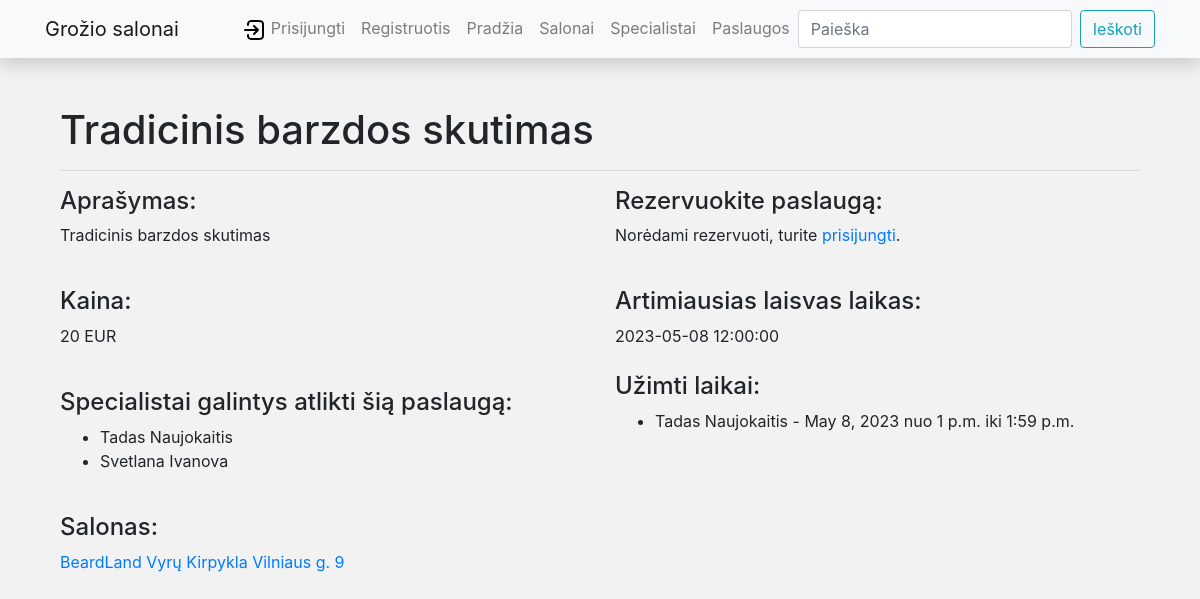
The page /salono_rezervacijos/paslaugos/12 on the database its author committed.
### salono_rezervacijos/models.py (models this page shows, shortened)
class Paslauga(models.Model):
    title = models.CharField("Pavadinimas", max_length=200)
    summary = models.TextField("Aprašymas", max_length=1000, help_text="Paslaugos aprašymas")
    kaina = models.CharField('Paslaugu kaina', max_length=10)
    cover = models.ImageField("Virselis", upload_to="covers", null=True)
    salono_id = models.ForeignKey(Salonas, on_delete=models.CASCADE, related_name="paslauga_rn")
    class Meta:
        verbose_name = "Paslauga"
        verbose_name_plural = "Paslaugos"

class Specialistas(models.Model):
    vardas = models.CharField(max_length=255)
    pavarde = models.CharField(max_length=255)
    patirtis = models.IntegerField()
    description = HTMLField(default="Apie specialista")
    cover = models.ImageField("Specialisto nuotrauka", upload_to="covers", null=True)
    paslaugos_id = models.ForeignKey(Paslauga, on_delete=models.SET_NULL, related_name="specialistas_rn", null=True,
                                     blank=True)
    klientas = models.ForeignKey(User, on_delete=models.SET_NULL, null=True, blank=True)
    class Meta:
        verbose_name = "Specialistas"
        verbose_name_plural = "Specialistai"
    def __str__(self):
        return f"{self.vardas} {self.pavarde}"

class PaslaugosRezervacija(models.Model):
    date_created = models.DateTimeField(default=timezone.now() + timezone.timedelta(hours=3))
    laikas_nuo = models.DateTimeField("Laikas nuo", null=True, blank=True)
    laikas_iki = models.DateTimeField("Laikas iki", null=True, blank=True)
    specialistas_id = models.ForeignKey(Specialistas, related_name='spec_paslaugos_rez_rn', on_delete=models.CASCADE,
                                        null=True, blank=True)
    paslaugos_id = models.ForeignKey(Paslauga, on_delete=models.CASCADE, null=True, blank=True)
    klientas = models.ForeignKey(User, on_delete=models.SET_NULL, null=True, blank=True)
    class Meta:
        verbose_name = 'Rezervacija'
        verbose_name_plural = 'Rezervacijos'
        ordering = ['date_created']

class Salonas(models.Model):
    pavadinimas = models.CharField(max_length=255)
    miestas = models.CharField(max_length=255, blank=True)
    adresas = models.CharField(max_length=255)
    description = HTMLField(default="Salonas description")
    cover = models.ImageField("Virselis", upload_to="covers", null=True)
    class Meta:
        verbose_name = "Salonas"
        verbose_name_plural = "Salonai"
    def __str__(self):
        return f"{self.pavadinimas} {self.adresas}"

### salono_rezervacijos/views.py (the view, shortened to what this page needs)
# urls.py: path("paslaugos/<int:pk>", views.PaslaugoaDetailView.as_view(), name='paslauga-detail_n'),
class PaslaugoaDetailView(generic.edit.FormMixin, generic.DetailView):
    model = Paslauga
    context_object_name = 'paslauga'
    template_name = 'paslauga_detail.html'
    form_class = PaslaugosRezervacijaForm
    def get_context_data(self, **kwargs):
        context = super().get_context_data(**kwargs)
        reservations = PaslaugosRezervacija.objects.filter(paslaugos_id=self.object)
        specialistai = Specialistas.objects.filter(paslaugos_id=self.object)
        now = datetime.now()
        time_list = []
        for specialistas_obj in specialistai:
            start_time = datetime.combine(datetime.today(), datetime.strptime('08:00', '%H:%M').time())
            end_time = datetime.combine(datetime.today(), datetime.strptime('18:00', '%H:%M').time())
            while start_time <= end_time:
                if start_time >= now:
                    time_list.append(start_time.strftime('%Y-%m-%d %H:%M:%S'))
                start_time += timedelta(hours=1)
        for rezervacijos_obj in reservations: #jei yra ismetu
            rezervacijos_time_str = rezervacijos_obj.laikas_nuo.strftime('%Y-%m-%d %H:%M:%S')
            if rezervacijos_time_str in time_list:
                time_list.remove(rezervacijos_time_str)
        if not time_list:
            time_list.append("Šiandien laisvų laikų neturime")
        context['laisvi_laikai'] = min(time_list)
        return context

### salono_rezervacijos/forms.py
class PaslaugosRezervacijaForm(forms.ModelForm):
    class Meta:
        model = PaslaugosRezervacija
        fields = ('paslaugos_id', 'klientas', 'specialistas_id', 'laikas_nuo', 'laikas_iki')
        widgets = {
            'paslaugos_id': forms.HiddenInput(),
            'klientas': forms.HiddenInput(),
            'specialistas_id': forms.HiddenInput(),
            'laikas_nuo': DateTimeInput(attrs={'type': 'datetime-local'}),
            'laikas_iki': forms.HiddenInput(),
        }

### salono_rezervacijos/templates/paslauga_detail.html
{% extends "base.html" %}
{% block content %}
<div class="container">
    <h1>{{ paslauga.title }}</h1>
    <hr>
    <div class="row">
    <div class="col-md-6">
        <h4>Aprašymas:</h4>
        <p>{{ paslauga.summary }}</p>
        <br>
        <h4>Kaina:</h4>
        <p>{{ paslauga.kaina }}</p>
        <br>
        <h4>Specialistai galintys atlikti šią paslaugą:</h4>
        <ul>
            {% for specialistai_obj in paslauga.specialistas_rn.all %}
            <li>{{ specialistai_obj }}</li>
            {% endfor %}
        </ul>
    </div>
    <div class="col-md-6">
        <h4>Rezervuokite paslaugą:</h4>
        {% if user.is_authenticated %}
        <form method="post">
            {% csrf_token %}
            <div class="form-group">
                {{ form.content }}
            </div>
            <div class="form-group">
                <label for="id_laikas_nuo">Pasirinkite laiką:</label>
                <input type="datetime-local" id="id_laikas_nuo" name="laikas_nuo" step="3600" required>
            </div>
            <button type="submit" class="btn btn-primary">Rezervuoti</button>
        </form>
        {% else %}
        <p>Norėdami rezervuoti, turite <a href="{% url 'login' %}">prisijungti</a>.</p>
        {% endif %}
        <br>
        <h4>
            Artimiausias laisvas laikas:
        </h4>
        <span>{{ laisvi_laikai }}</span>
        <br>
        <br>
        <h4>Užimti laikai:</h4>
        <ul>
            {% for specialistas_obj in paslauga.specialistas_rn.all %}
            {% for rezervacija_obj in specialistas_obj.spec_paslaugos_rez_rn.all %}
            <li>
                {{ specialistas_obj }} - {{ rezervacija_obj.laikas_nuo.date }} nuo {{ rezervacija_obj.laikas_nuo.time }} iki {{ rezervacija_obj.laikas_iki.time }}
            </li>
            {% endfor %}
            {% endfor %}
        </ul>
    </div>
</div>
<br>
<h4>Salonas:</h4>
<p><a href="{% url 'salonas_n' paslauga.salono_id.id %}">{{ paslauga.salono_id }}</a></p>
</div>
{% endblock %}

### salono_rezervacijos/static/css/styles.css (style rules this page uses)
body { background-color: #f2f2f2; }

### rows shown on the page
Paslauga: title "Tradicinis barzdos skutimas", summary "Tradicinis barzdos skutimas", kaina "20 EUR", salono_id "BeardLand Vyrų Kirpykla Vilniaus g. 9"
Specialistas: vardas+pavarde "Tadas Naujokaitis"
Specialistas: vardas+pavarde "Svetlana Ivanova"
PaslaugosRezervacija: laikas_nuo "May 8, 2023", laikas_nuo.time "1 p.m.", laikas_iki.time "1:59 p.m."

### other values the page prints
{{ laisvi_laikai }} "2023-05-08 12:00:00"
